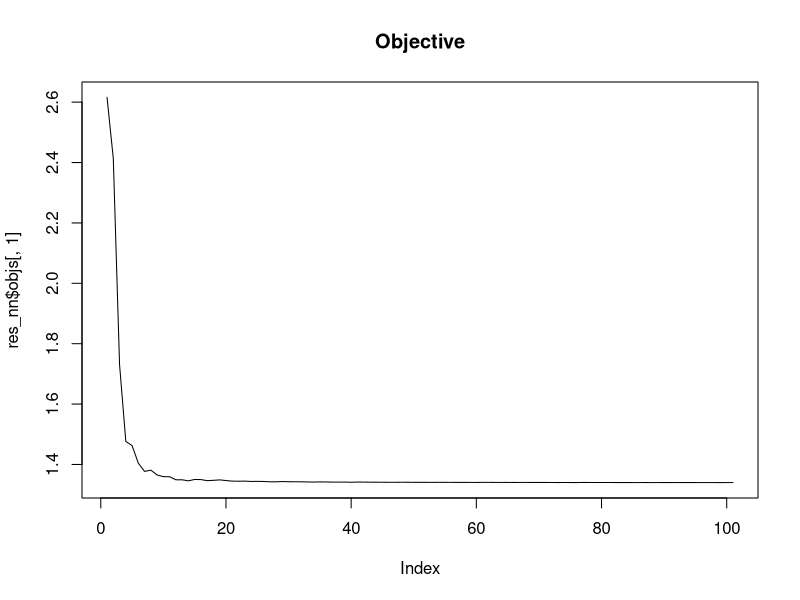
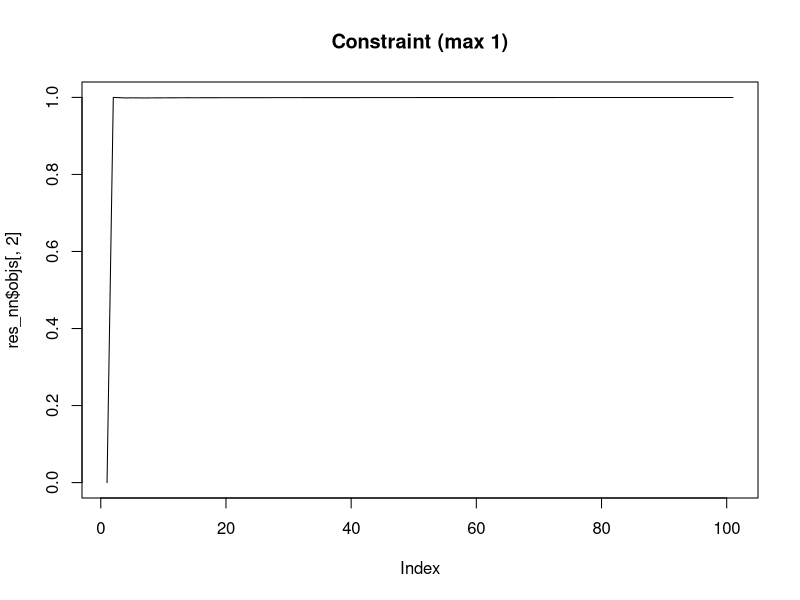

These figures' R source, in order:
## ---- chunk 1
library(pracma)
library(magrittr)
library(nnls)
library(parallel)
## ---- chunk 2
n <- 30
p <- 40
v <- 30
sparsity <- 0.1
sigma <- 0.1
sigmaI <- 0.05 # isotropic noise
rk <- 3
X <- randn(n, p) %>% abs
B <- randn(p, v) %>% abs * (rand(p, v) < sparsity)
U <- sqrt(sigma/rk) * randn(n, rk)
V <- sqrt(sigma/rk) * randn(rk, v)
E <- U %*% V
mu <- X %*% B
Y <- mu + E + sigmaI * randn(n, v)
## ---- chunk 3
multi_nnls <- function(X, Y, mc.cores = 3) {
  v <- dim(Y)[2]
  bs <- mclapply(1:v, function(i) nnls(X, Y[, i])$x, mc.cores = mc.cores)
  do.call(cbind, bs)
}
B_nnls <- multi_nnls(X, Y)
#Check denoising error
mu_nnls <- X %*% B_nnls
(err_nnls <- sum((mu_nnls - mu)^2))
## ---- chunk 4
biconvex_opt <- function(X, Y, rk = 2, maxits = 10) {
  # initializiation
  n <- dim(Y)[1]
  p <- dim(X)[2]
  v <- dim(Y)[2]
  U <- randn(n, rk)
  V <- randn(rk, v)
  B <- randn(p, v) %>% abs
  res <- list(Bvec = as.numeric(B), 
              Uvec = as.numeric(U),
              Vvec = as.numeric(V))
  Yvec <- as.numeric(Y)
  Xkron <- diag(rep(1, v)) %x% X
  # subroutines
  objective <- function(Bvec, Uvec, Vvec) {
    resid <- matrix(Y, n, v) - X %*% matrix(Bvec, p, v) -
      matrix(Uvec, n, rk) %*% matrix(Vvec, rk, v)
    sum(resid^2)
  }
  biconvex_it1 <- function(Bvec, Uvec, Vvec) {
    U <- matrix(Uvec, n, rk)
    Ukron <- eye(v) %x% U
    supermat <- cbind(Xkron, Ukron, -Ukron)
    ans <- nnls(supermat, Yvec)$x
    Bvec <- ans[1:(p * v)]
    VvecP <- ans[p * v + (1:(v * rk))]
    VvecN <- ans[p * v + v * rk + (1:(v * rk))]
    Vvec <- VvecP - VvecN
    list(Bvec = Bvec, Uvec = Uvec, Vvec = Vvec)
  }
  biconvex_it2 <- function(Bvec, Uvec, Vvec) {
    V <- matrix(Vvec, rk, v)
    Vkron <- t(V) %x% eye(n)
    supermat <- cbind(Xkron, Vkron, -Vkron)
    ans <- nnls(supermat, Yvec)$x
    Bvec <- ans[1:(p * v)]
    UvecP <- ans[p * v + (1:(n * rk))]
    UvecN <- ans[p * v + n * rk + (1:(n * rk))]
    Uvec <- UvecP - UvecN
    list(Bvec = Bvec, Uvec = Uvec, Vvec = Vvec)
  }
  # main loop
  objs <- Inf
  for (i in 1:maxits) {
    (objs <- objs %>% c(do.call(objective, res)))
    res <- do.call(biconvex_it1, res)
    (objs <- objs %>% c(do.call(objective, res)))
    res <- do.call(biconvex_it2, res)
    (objs <- objs %>% c(do.call(objective, res)))
  }
  B <- matrix(res$Bvec, p, v)
  E <- matrix(res$Uvec, n, rk) %*% matrix(res$Vvec, rk, v)
  list(B = B, E = E, mu = X %*% B, resid = Y - X %*% B - E, objs = objs,
       U = matrix(res$Uvec, n, rk), V = matrix(res$Vvec, rk, v),
       objective = objective)
}
res_bc <- biconvex_opt(X, Y, rk, 2)
# compare true size of E with fitted size
c(sum(E^2), sum(res_bc$E^2))
B_bc <- res_bc$B
# compare the objective of the truth with the objective
c(res_bc$objective(as.numeric(B), as.numeric(U), as.numeric(V)),
  min(res_bc$objs))
#Check denoising error
mu_bc <- X %*% B_bc
(err_bc <- sum((mu_bc - mu)^2))
## ---- chunk 5
reg_biconvex_opt <- function(X, Y, rk = 2, maxits = 10,
                             lambdaU = 0.1, lambdaV = 0.1,
                             lambdaB = 0.1) {
  # initializiation
  n <- dim(Y)[1]
  p <- dim(X)[2]
  v <- dim(Y)[2]
  U <- randn(n, rk)
  V <- randn(rk, v)
  B <- randn(p, v) %>% abs
  res <- list(Bvec = as.numeric(B), 
              Uvec = as.numeric(U),
              Vvec = as.numeric(V))
  Yvec <- as.numeric(Y)
  Xkron <- diag(rep(1, v)) %x% X
  # subroutines
  objective <- function(Bvec, Uvec, Vvec) {
    resid <- matrix(Y, n, v) - X %*% matrix(Bvec, p, v) -
      matrix(Uvec, n, rk) %*% matrix(Vvec, rk, v)
    sum(resid^2) + lambdaU * sum(Uvec^2) + lambdaV * sum(Vvec^2) + 
      lambdaB * sum(Bvec)^2
  }
  biconvex_it1 <- function(Bvec, Uvec, Vvec) {
    U <- matrix(Uvec, n, rk)
    Yvec2 <- c(Yvec, rep(0, 1 + 2 * length(Vvec)))
    Ukron <- eye(v) %x% U
    supermat <- rbind(cbind(Xkron, Ukron, -Ukron),
                      c(rep(sqrt(lambdaB), length(Bvec)), rep(0, 2 * length(Vvec))),
                      cbind(matrix(0, 2 * length(Vvec), dim(Xkron)[2]),
                            sqrt(lambdaV) * eye(2 * length(Vvec))))
    ans <- nnls(supermat, Yvec2)$x
    Bvec <- ans[1:(p * v)]
    VvecP <- ans[p * v + (1:(v * rk))]
    VvecN <- ans[p * v + v * rk + (1:(v * rk))]
    Vvec <- VvecP - VvecN
    list(Bvec = Bvec, Uvec = Uvec, Vvec = Vvec)
  }
  biconvex_it2 <- function(Bvec, Uvec, Vvec) {
    V <- matrix(Vvec, rk, v)
    Yvec2 <- c(Yvec, rep(0, 1 + 2 * length(Uvec)))
    Vkron <- t(V) %x% eye(n)
    supermat <- rbind(cbind(Xkron, Vkron, -Vkron),
                      c(rep(sqrt(lambdaB), length(Bvec)), rep(0, 2 * length(Uvec))),
                      cbind(
                        matrix(0, 2 * length(Uvec), dim(Xkron)[2]),
                        sqrt(lambdaU) * eye(2 * length(Uvec))
                      ))
    ans <- nnls(supermat, Yvec2)$x
    Bvec <- ans[1:(p * v)]
    UvecP <- ans[p * v + (1:(n * rk))]
    UvecN <- ans[p * v + n * rk + (1:(n * rk))]
    Uvec <- UvecP - UvecN
    list(Bvec = Bvec, Uvec = Uvec, Vvec = Vvec)
  }
  # main loop
  objs <- Inf
  for (i in 1:maxits) {
    (objs <- objs %>% c(do.call(objective, res)))
    res <- do.call(biconvex_it1, res)
    (objs <- objs %>% c(do.call(objective, res)))
    res <- do.call(biconvex_it2, res)
    (objs <- objs %>% c(do.call(objective, res)))
  }
  B <- matrix(res$Bvec, p, v)
  E <- matrix(res$Uvec, n, rk) %*% matrix(res$Vvec, rk, v)
  list(B = B, E = E, mu = X %*% B, resid = Y - X %*% B - E, objs = objs,
       U = matrix(res$Uvec, n, rk), V = matrix(res$Vvec, rk, v),
       objective = objective)
}
res_bc2 <- reg_biconvex_opt(X, Y, rk, 2, lambdaU = 0.001, lambdaV = 0.001,
                            lambdaB = 0.0)
# compare true size of E with fitted size
c(sum(E^2), sum(res_bc2$E^2))
B_bc2 <- res_bc2$B
# compare the objective of the truth with the objective
c(res_bc2$objective(as.numeric(B), as.numeric(U), as.numeric(V)),
  min(res_bc2$objs))
#Check denoising error
mu_bc2 <- X %*% B_bc2
(err_bc2 <- sum((mu_bc2 - mu)^2))
## ---- chunk 6
nnorm <- function(E) {
  res <- svd(E, nu = 0, nv = 0)
  sum(res$d)
}

rank1approx <- function(E) {
  res <- svd(E, nu = 1, nv = 1)
  res$u %*% t(res$v)
}

nuclear_opt <- function(X, Y, lambda, maxits = 10, mc.cores = 3) {
  v <- dim(Y)[2]
  p <- dim(X)[2]
  n <- dim(X)[1]
  Z <- Y
  B <- multi_nnls(X, Z, mc.cores = mc.cores)
  objective <- function(B, Z) {
    c(sum((Z - X %*% B)^2), nnorm(Z - Y)/lambda)
  }
  objs <- objective(B, Z)
  for (it in 1:maxits) {
    # find the projection
    B <- multi_nnls(X, Z, mc.cores = mc.cores)
    Zh <- X %*% B
    resid <- Z - Zh
    alpha <- 1/it
    Z <- Y + (1-alpha) * (Z - Y)  + alpha * lambda * rank1approx(-resid)
    # objective
    objs <- rbind(objs, objective(B, Z))
  }
  list(E = Z - Y, B = B, objs = objs, objective = objective)
}
# cheat by giving the true nuclear norm
res_nn <- nuclear_opt(X, Y, nnorm(E)/2, 100)
plot(res_nn$objs[, 1], type = "l", main = "Objective")
plot(res_nn$objs[, 2], type = "l", main = "Constraint (max 1)")
res_nn$objective(B, mu)
mu_nn <- X %*% res_nn$B
(err_nn <- sum((mu_nn - mu)^2))
## ---- chunk 7
err_nnls
err_bc
err_bc2
err_nn
